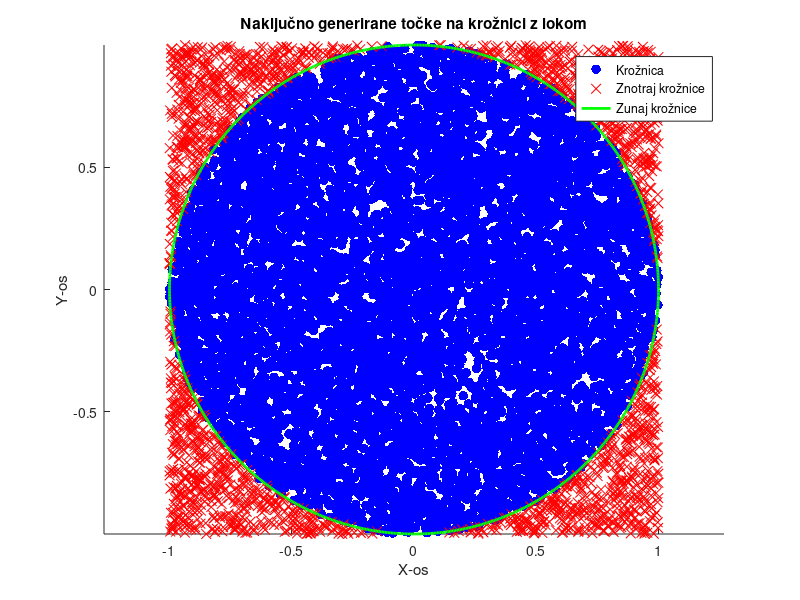

The MATLAB source for this figure:
function risi_kroznico_in_tocke_nedasemi()
    stTock = 10000;
    r = 1;
    [ocenjenoPi, napaka] = area_pi(stTock, r);
    disp(['Ocenjeno π: ', num2str(ocenjenoPi)]);
    disp(['Napaka: ', num2str(napaka)]);
    risi_kroznico_in_tocke(stTock, r);
end

function [ocenjenoPi, napaka] = area_pi(stTock, r)
    znotrajKroga = 0;
    for i = 1:stTock
        x = 2 * rand() - 1;
        y = 2 * rand() - 1;
        if x^2 + y^2 <= r^2
            znotrajKroga = znotrajKroga + 1;
        end
    end
    ocenjenoPi = 4 * znotrajKroga / stTock;
    napaka = abs(ocenjenoPi - pi);
end

function risi_kroznico_in_tocke(stTock, r)
    x = 2 * rand(stTock, 1) - 1;
    y = 2 * rand(stTock, 1) - 1;
    razdalja = sqrt(x.^2 + y.^2);
    tockeZnotraj = razdalja <= r;
    tockeZunaj = razdalja > r;
    scatter(x(tockeZnotraj), y(tockeZnotraj), 50, 'b', 'filled');
    hold on;
    scatter(x(tockeZunaj), y(tockeZunaj), 50, 'r', 'x');
    izrisi_kroznico(r);
    axis equal;
    
title('Naključno generirane točke na krožnici z lokom');
    xlabel('X-os');
    ylabel('Y-os');
    legend('Krožnica','Znotraj krožnice', 'Zunaj krožnice');


end

function izrisi_kroznico(r)
    theta = linspace(0, 2 * pi, 1000);
    x = r * cos(theta);
    y = r * sin(theta);
    plot(x, y, 'g', 'LineWidth', 2);
end
